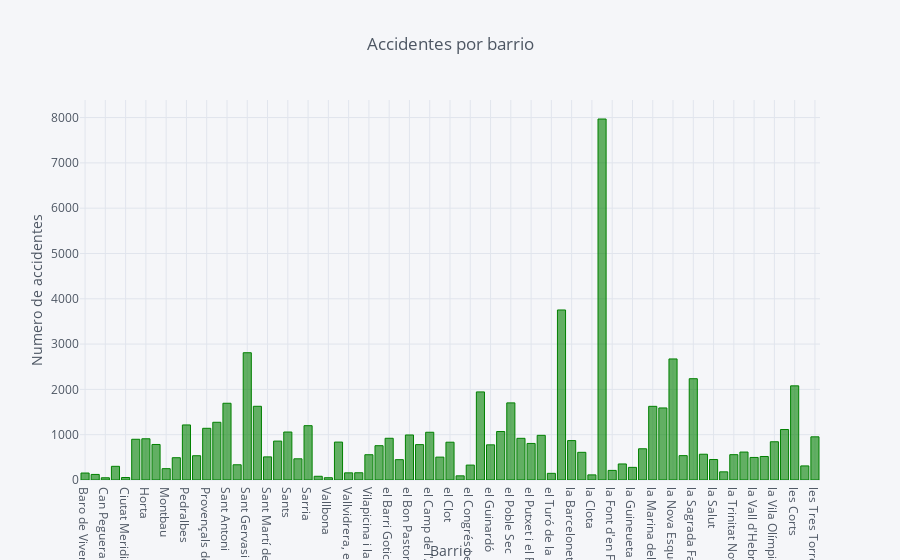

Notebook source saved alongside this figure:
### Code cell
#Mostramos una grafica de los datos:
bcn_barrio.iplot(kind='bar', x='Nombre_Barrio', xTitle='Barrio', color='green',
           yTitle='Numero de accidentes', title='Accidentes por barrio')

### Figure 1 — Plotly figure (JSON) as saved in the notebook; plotly's stock layout.template omitted (floating-point values rounded to 4 significant figures)
{"data": [{"marker": {"color": "rgba(0, 128, 0, 0.6)", "line": {"color": "rgba(0, 128, 0, 1.0)", "width": 1}}, "name": "Numero_accidentes", "orientation": "v", "text": "", "type": "bar", "uid": "dc6499ea-b24f-4263-9154-d4b80b5125a6", "x": ["Baro de Viver", "Can Baro", "Can Peguera", "Canyelles", "Ciutat Meridiana", "Diagonal Mar i el Front Marítim del Poblenou", "Horta", "Hostafrancs", "Montbau", "Navas", "Pedralbes", "Porta", "Provençals del Poblenou", "Sant Andreu", "Sant Antoni", "Sant Genís dels Agudells", "Sant Gervasi - Galvany", "Sant Gervasi - la Bonanova", "Sant Martí de Provençals", "Sant Pere, Santa Caterina i la Ribera", "Sants", "Sants - Badal", "Sarria", "Torre Baro", "Vallbona", "Vallcarca i els Penitents", "Vallvidrera, el Tibidabo i les Planes", "Verdun", "Vilapicina i la Torre Llobeta", "el Baix Guinardó", "el Barri Gotic", "el Besòs i el Maresme", "el Bon Pastor", "el Camp d'en Grassot i Gràcia Nova", "el Camp de l'Arpa del Clot", "el Carmel", "el Clot", "el Coll", "el Congrés i els Indians", "el Fort Pienc", "el Guinardó", "el Parc i la Llacuna del Poblenou", "el Poble Sec", "el Poblenou", "el Putxet i el Farró", "el Raval", "el Turó de la Peira", "l'Antiga Esquerra de l'Eixample", "la Barceloneta", "la Bordeta", "la Clota", "la Dreta de l'Eixample", "la Font d'en Fargues", "la Font de la Guatlla", "la Guineueta", "la Marina de Port", "la Marina del Prat Vermell", "la Maternitat i Sant Ramon", "la Nova Esquerra de l'Eixample", "la Prosperitat", "la Sagrada Família", "la Sagrera", "la Salut", "la Teixonera", "la Trinitat Nova", "la Trinitat Vella", "la Vall d'Hebron", "la Verneda i la Pau", "la Vila Olímpica del Poblenou", "la Vila de Gràcia", "les Corts", "les Roquetes", "les Tres Torres"], "y": [154, 123, 49, 302, 55, 899, 910, 784, 250, 492, 1215, 536, 1141, 1274, 1694, 336, 2809, 1627, 510, 859, 1059, 468, 1199, 82, 50, 837, 158, 160, 558, 757, 921, 449, 994, 781, 1054, 505, 834, 92, 329, 1944, 776, 1070, 1702, 920, 807, 986, 147, 3753, 870, 611, 113, 7968, 212, 354, 279, 689, 1626, 1590, 2672, 538, 2236, 569, 452, 180, 559, 617, 498, 519, 844, 1114, 2078, 311, 953]}], "layout": {"legend": {"bgcolor": "#F5F6F9", "font": {"color": "#4D5663"}}, "paper_bgcolor": "#F5F6F9", "plot_bgcolor": "#F5F6F9", "title": {"font": {"color": "#4D5663"}, "text": "Accidentes por barrio"}, "xaxis": {"gridcolor": "#E1E5ED", "showgrid": true, "tickfont": {"color": "#4D5663"}, "title": {"font": {"color": "#4D5663"}, "text": "Barrio"}, "zerolinecolor": "#E1E5ED"}, "yaxis": {"gridcolor": "#E1E5ED", "showgrid": true, "tickfont": {"color": "#4D5663"}, "title": {"font": {"color": "#4D5663"}, "text": "Numero de accidentes"}, "zerolinecolor": "#E1E5ED"}}}
